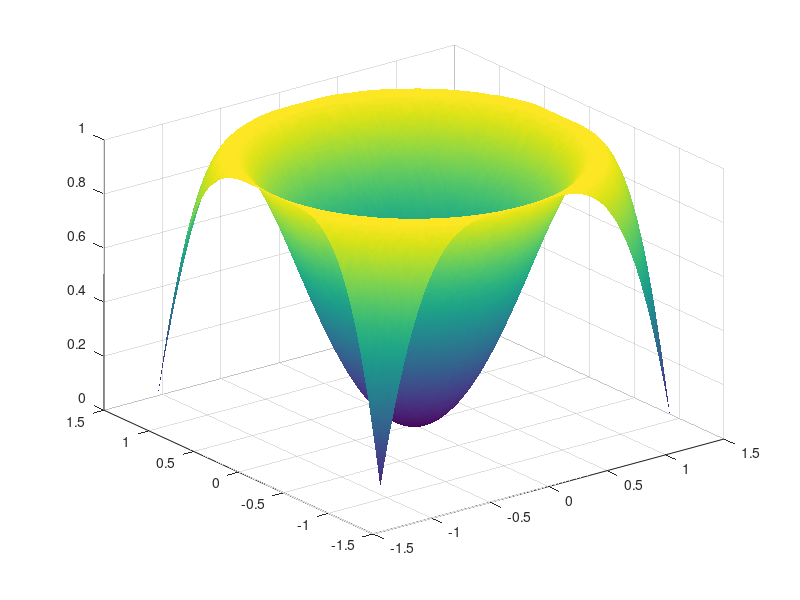

This figure's MATLAB source: (Note: this script raises an error after producing the figure.)
%% 4 laboratorinis darbas
% Skriptinis programavimas
% Vardas, pavarde: Jaromir Koženevski
% Grupe: EDIf25/1
% 5 variantas

%% 1a. Pirmasis trimatis grafikas

x = (2*rand(1,200)-1).*sqrt(pi/2);
y = (2*rand(1,200)-1).*sqrt(pi/2);

x = sort(x);
y = sort(y);

[X,Y] = meshgrid(x,y);

Z = sin(X.^2 + Y.^2);

figure(1)

surf(X,Y,Z)

shading interp
colormap parula

view(50,50)

title('f(x,y) = sin(x^2 + y^2)')
xlabel('X asis')
ylabel('Y asis')
zlabel('Z asis')

grid on


%% 1b. Antrasis trimatis grafikas

x2 = -2 : 0.1 : 1;
y2 = -2 : 0.1 : 1;

[X2,Y2] = meshgrid(x2,y2);

Z2 = 1 - 2*X2.^2 - 3*Y2.^2;

figure(2)

surf(X2,Y2,Z2)

shading interp
colormap jet

view(60,60)

title('f(x,y) = 1 - 2x^2 - 3y^2')
xlabel('X asis')
ylabel('Y asis')
zlabel('Z asis')

grid on


%% Papildoma uzduotis

x = -1 : 0.1 : 1;
y = -1 : 0.1 : 1;

[X,Y] = meshgrid(x,y);

Z = 1 - (X.^2 + Y.^2);

figure(3)

surf(X,Y,Z,'FaceColor','b')

alpha(0.5)

title('z(x,y) = 1 - (x^2 + y^2)')
xlabel('X asis')
ylabel('Y asis')
zlabel('Z asis')

grid on
